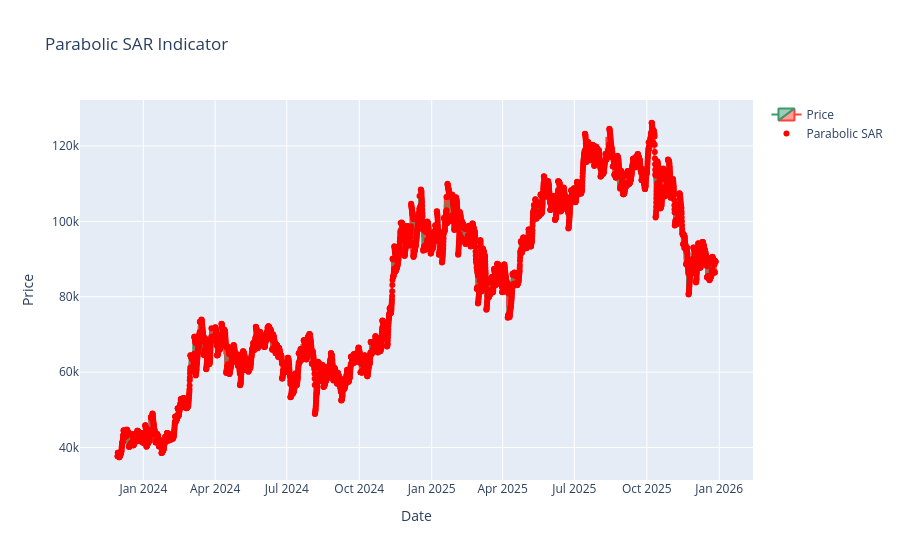

The code cell stored with this chart in its notebook:
### Code cell
import pandas as pd
import numpy as np
import talib.abstract as ta
import plotly.graph_objects as go

df = dataframe_4h.copy()

# محاسبه پارابولیک SAR
df['SAR'] = ta.SAR(df, acceleration=0.02, maximum=0.2)

# رسم نمودار قیمت + نقاط SAR
fig = go.Figure()

# نمودار کندلاستیک قیمت
fig.add_trace(go.Candlestick(
    x=df['date'],
    open=df['open'],
    high=df['high'],
    low=df['low'],
    close=df['close'],
    name='Price'
))

# نقاط SAR
fig.add_trace(go.Scatter(
    x=df['date'],
    y=df['SAR'],
    mode='markers',
    marker=dict(color='red', size=6),
    name='Parabolic SAR'
))

fig.update_layout(
    title='Parabolic SAR Indicator',
    xaxis_title='Date',
    yaxis_title='Price',
    xaxis_rangeslider_visible=False
)

fig.show()

### Figure 1 — Plotly figure (JSON) as saved in the notebook; plotly's stock layout.template omitted (floating-point values rounded to 4 significant figures; data arrays with more than 128 entries replaced by an {"elided": "..."} marker saying what was removed)
{"data": [{"close": {"elided": "4557 float values"}, "high": {"elided": "4557 float values"}, "low": {"elided": "4557 float values"}, "name": "Price", "open": {"elided": "4557 float values"}, "type": "candlestick", "x": {"elided": "4557 str values"}}, {"marker": {"color": "red", "size": 6}, "mode": "markers", "name": "Parabolic SAR", "type": "scatter", "x": {"elided": "4557 str values"}, "y": {"elided": "4557 float values"}}], "layout": {"title": {"text": "Parabolic SAR Indicator"}, "xaxis": {"rangeslider": {"visible": false}, "title": {"text": "Date"}}, "yaxis": {"title": {"text": "Price"}}}}
